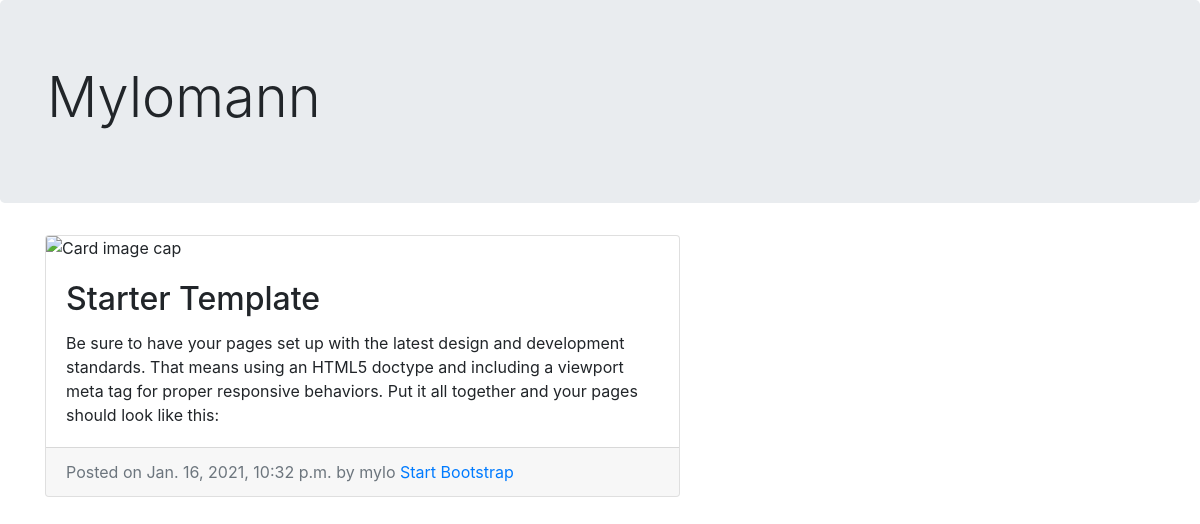
/posts/starter-template/, run on the app's committed database.
### posts/models.py (models this page shows, shortened)
class Post(models.Model):
    title = models.CharField(max_length=200, unique=True)
    slug = models.SlugField(max_length=200, unique=True)
    content = models.TextField()
    created_on = models.DateTimeField(auto_now_add=True)
    updated_on = models.DateTimeField(auto_now=True)
    pub_date = models.DateTimeField(default=timezone.now)
    published = models.BooleanField(default=False)
    author =  models.ForeignKey(
        User, related_name="posts", on_delete=models.CASCADE)
    objects = PostsManager()
    class Meta:
        ordering = ['-pub_date', '-created_on']
    def is_published(self):
        return self.published
    is_published.boolean = True

### users/models.py (models this page shows)
class CustomUser(AbstractUser):
    pass

### posts/views.py (the view)
# urls.py: path('<slug:slug>/', PostDetailView.as_view(), name="detail")
class PostDetailView(AuthorDetailView):
    queryset = Post.objects.active_posts()
    template_name = "posts/post_detail.html"

### posts/templates/posts/post_detail.html (shortened to what this page needs)
{% extends "posts/post_base.html" %}
{% block content %}
        <div class="card mb-4">
        <img class="card-img-top" src="https://3.bp.blogspot.com/--C1wpaf_S4M/W7V__10nRoI/AAAAAAAAK24/1NSfapuYSIY0f0wzXY9NgoH0FjQLT07YACKgBGAs/s1600/maxresdefault.jpg" alt="Card image cap">
        <div class="card-body">
            <h2 class="card-title"> {{ post.title }}</h2>
            <p class="card-text">{{ post.content }}</p>
        </div>
        <div class="card-footer text-muted">
            Posted on {{ post.pub_date }} by {{ post.author}}
            <a href="#">Start Bootstrap</a>
        </div>
        </div>
{% endblock content %}

### data on the page
Post: title "Starter Template", content "Be sure to have your pages set up with the latest design and development standards. That means using an HTML5 doctype and including a viewport meta tag for proper responsive behaviors. Put it all together and your pages should look like this:", pub_date "Jan. 16, 2021, 10:32 p.m.", author "mylo"
